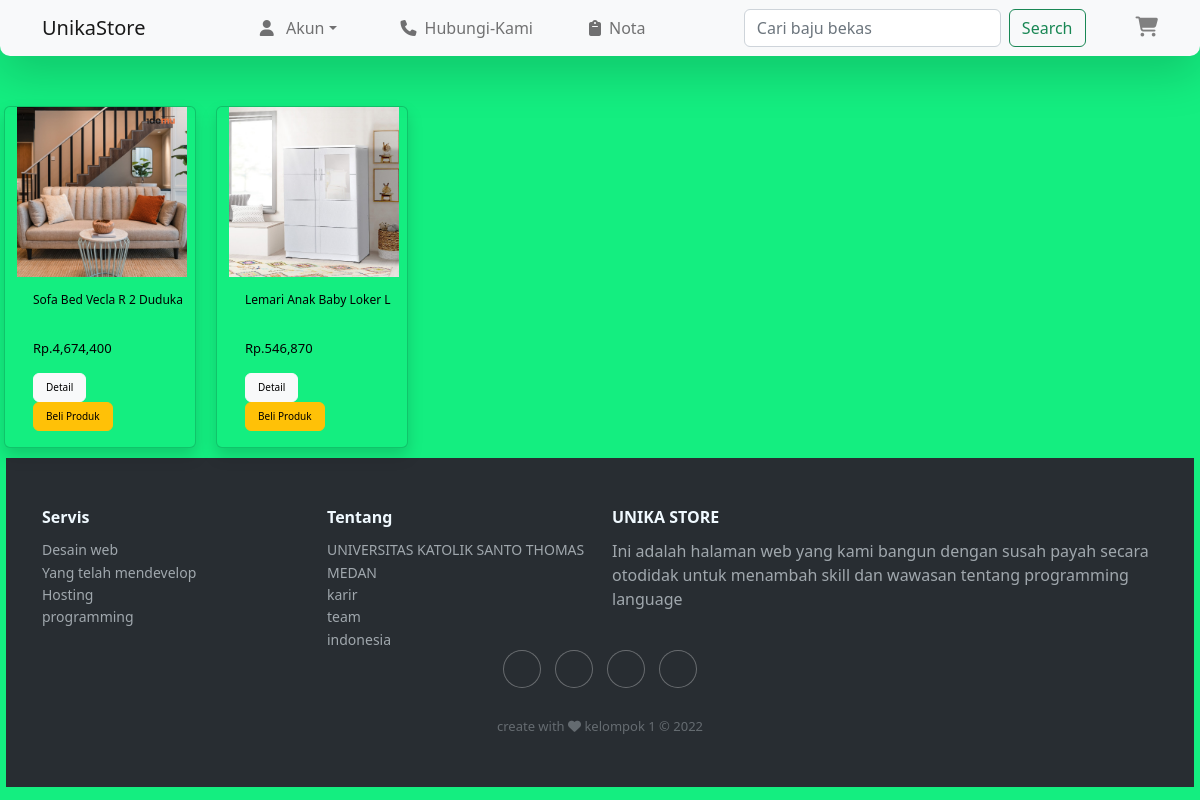
The page /kategori/k_furnitur.php on the database its author committed.
### tables this page shows
CREATE TABLE `produk` (
  `id` int(11) NOT NULL,
  `namaproduk` varchar(25) NOT NULL,
  `deskripsi` varchar(255) NOT NULL,
  `harga` varchar(16) NOT NULL,
  `gambar` varchar(255) NOT NULL
);

### kategori/k_furnitur.php (the view, shortened to what this page needs)
<?php
include '../config.php';
?>
 <?php
 $semuadata=array();
 $ambil=$conn->query("SELECT * FROM produk WHERE namaproduk LIKE '%furnitur%' OR  namaproduk  LIKE '%meja%'
                       OR  namaproduk  LIKE '%lemari%'   OR  namaproduk  LIKE '%kursi%'  OR  namaproduk  LIKE '%sofa%' ");
 while ($pecah = $ambil->fetch_assoc())
 {
     $semuadata[]=$pecah;
 }
 ?>
<!DOCTYPE html>
<html lang="en">
  <head>
    <link href="https://cdn.jsdelivr.net/npm/bootstrap@5.2.0-beta1/dist/css/bootstrap.min.css" rel="stylesheet" />
    <link rel="stylesheet" href="../css/stylel1.css" />
    <?php include '../db_user/footerkit.php' ?>
    <link rel="stylesheet" href="https://cdnjs.cloudflare.com/ajax/libs/ionicons/2.0.1/css/ionicons.min.css">
    <nav class="navbar navbar-expand-lg bg-light shadow-lg fixed-top">
      <div class="container">
        <a class="navbar-brand" href="">UnikaStore</a>
        <div class="collapse navbar-collapse" id="navbarSupportedContent">
          <ul class="navbar-nav m-auto">
            <li class="nav-item dropdown pe-5">
              <a class="nav-link dropdown-toggle" href="#" id="navbarDropdown" role="button" data-bs-toggle="dropdown" aria-expanded="false"><i class="fa-solid fa-user pe-2" ></i> Akun</a>
            </li>
            <li class="nav-item">
              <a class="nav-link pe-5" aria-current="page" href="../contact us/contact.php"><i class="fa-solid fa-phone pe-2"></i>Hubungi-Kami</a>
            </li>
            <li class="nav-item">
              <a class="nav-link" href="../riwayat.php"><i class="fa-solid fa-clipboard pe-2"></i>Nota</a>
            </li>
          </ul>
          <form class=" d-flex"  action="../search.php" method="get">
            <input type="text" class="form-control me-2" placeholder="Cari baju bekas"  name="keyword"  required />
            <button class="btn btn-outline-success" >Search</button>
          </form>
          <div class="keranjang" ><a href="../keranjang.php"><i class="fa-solid fa-cart-shopping"></i></a></div>
        </div>
      </div>
    </nav>
  </head>
  <br><br><br><br>
     <div class="row">
            <?php foreach ($semuadata as $key => $value) : ?>
                <div class="card shadow " style="width:12rem; background-color: #14ee80; ">
      <img src="../img/<?php echo $value['gambar'] ?>" alt="..." style="width:170px; height:170px; box-sizing :border-box;">
      <div class="card-body">
        <div class="bagian1">
        <h5 class="card-title"><?php echo $value['namaproduk'] ?></h5><br>
        <p class="card-text">Rp.<?php echo number_format($value ['harga'])  ?></p></div>
        <div class="bagian2">
        <a href="../detail.php?id=<?php echo $value['id']; ?>" class=" btn btn-light"style="font-size:10px;">Detail</a>
        <a href="../pembelian.php?id=<?php echo $value['id'];  ?>" class=" btn btn-warning"style="font-size:10px;">Beli Produk </a></div>
      </div>
    </div>
    <?php endforeach ?>
    </div>
<?php include '../db_user/footer.php' ?>
</html>

### css/stylel1.css (style rules this page uses)
.navbar { border-radius: 0 0 10px 10px; }
.keranjang a i { font-size: 20px; padding-left: 50px; color: grey; }
.row .card { margin: 10px; cursor: pointer; box-sizing: border-box; }
.card-body .card-title { font-size: 12px; color: black; }
.card-body .card-text { font-size: 13px; color: black; font-weight: 500; }
.bagian1 { display: block; width: 150px; height: 80px; }

### rows shown on the page
produk: gambar (picture), namaproduk "Sofa Bed Vecla R 2 Duduka", harga "4,674,400"
produk: gambar (picture), namaproduk "Lemari Anak Baby Loker L", harga "546,870"
